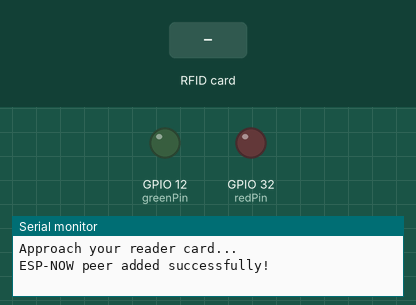
Recording of a sketch running on a simulated ESP32. Parts: output pins drawn as LEDs (lit = HIGH), the last lines printed to the serial monitor. The inputs (shaded band) are chosen by the test bench.

Above: at 1.2 s.
1.3 s: RFID card 5E 7A 19 C4 held to the reader
At 2.1 s:
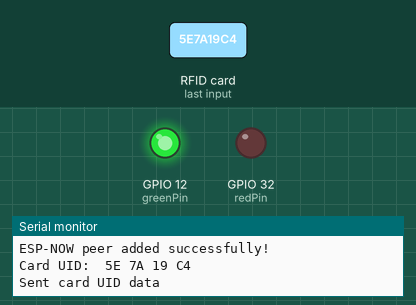
At 2.9 s:
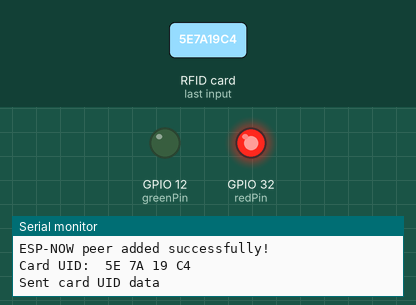
Timing chart, 0 to 4.4 s (numbered marks = the images above; inputs shaded):
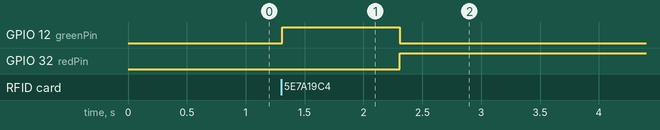

The sketch:

RFID_ESP1.ino
```cpp
#include <MFRC522.h> // Library for RFID-RC522
#include <SPI.h> // Library for SPI communication
#include <esp_now.h>
#include <WiFi.h>

#define SS_PIN    21
#define RST_PIN   22
#define greenPin  12
#define redPin    32

// Initialize RFID and SPI
MFRC522 mfrc522(SS_PIN, RST_PIN);

// Sender ESP32 MAC address (Replace this with the second ESP32's MAC address)
uint8_t receiverMAC[6] = { 0xB8, 0xD6, 0x1A, 0x6A, 0xB0, 0x48 }; // Example MAC address, change to your second ESP32's MAC

// Structure for sending card data
typedef struct struct_message {
  byte uid[4];
} struct_message;

// Create a message structure
struct_message message;

// Array to store sent card UIDs
byte sentCardUIDs[10][4];  // Array to store sent card UIDs (you can change 10 to a different number if you expect more cards)
int sentCount = 0;         // Count of sent cards

void setup() {
  Serial.begin(115200);
  SPI.begin(); // Initialize SPI bus
  pinMode(greenPin, OUTPUT);
  pinMode(redPin, OUTPUT);

  // Initialize MFRC522 module
  mfrc522.PCD_Init();
  Serial.println("Approach your reader card...");

  // Initialize ESP-NOW
  WiFi.mode(WIFI_STA); // Set the mode to Station (Client)
  if (esp_now_init() != ESP_OK) {
    Serial.println("ESP-NOW Initialization failed!");
    return;
  }

  // Register the peer device (second ESP32)
  esp_now_peer_info_t peerInfo;
  memcpy(peerInfo.peer_addr, receiverMAC, 6);
  peerInfo.channel = 0;
  peerInfo.encrypt = false;

  if (esp_now_add_peer(&peerInfo) != ESP_OK) {
    Serial.println("Failed to add peer");
    return;
  }

  Serial.println("ESP-NOW peer added successfully!");
}

void loop() {
  // Check if a new card is present
  if (!mfrc522.PICC_IsNewCardPresent() || !mfrc522.PICC_ReadCardSerial()) {
    return;
  }

  // Check if the card has already been sent (stored in sentCardUIDs array)
  if (isCardAlreadySent(mfrc522.uid.uidByte)) {
    Serial.println("Card already recognized.");
    return;
  }

  // Turn on the green LED to indicate card detection
  digitalWrite(greenPin, HIGH);
  digitalWrite(redPin, LOW);

  // Display the UID of the card
  Serial.print("Card UID: ");
  for (byte i = 0; i < mfrc522.uid.size; i++) {
    Serial.print(mfrc522.uid.uidByte[i] < 0x10 ? " 0" : " ");
    Serial.print(mfrc522.uid.uidByte[i], HEX);
    message.uid[i] = mfrc522.uid.uidByte[i]; // Store UID in message structure
  }
  Serial.println();

  // Send the UID data via ESP-NOW
  esp_err_t result = esp_now_send(receiverMAC, (uint8_t *)&message, sizeof(message));
  if (result == ESP_OK) {
    Serial.println("Sent card UID data");
    storeSentCard(mfrc522.uid.uidByte);  // Store the card UID to avoid resending
  } else {
    Serial.println("Error sending message");
  }

  // Halt the card
  mfrc522.PICC_HaltA();

  // Reset LEDs after delay
  delay(1000);
  digitalWrite(greenPin, LOW);
  digitalWrite(redPin, HIGH);
}

// Function to check if the card UID has already been sent
bool isCardAlreadySent(byte *uid) {
  for (int i = 0; i < sentCount; i++) {
    bool match = true;
    for (byte j = 0; j < 4; j++) {
      if (sentCardUIDs[i][j] != uid[j]) {
        match = false;
        break;
      }
    }
    if (match) return true;  // Return true if the card is found in the sent list
  }
  return false;  // Card not found in the sent list
}

// Function to store the sent card UID in the sentCardUIDs array
void storeSentCard(byte *uid) {
  if (sentCount < 10) {  // Ensure we do not exceed the maximum number of stored UIDs
    for (byte i = 0; i < 4; i++) {
      sentCardUIDs[sentCount][i] = uid[i];
    }
    sentCount++;
  } else {
    Serial.println("Sent card storage is full.");
  }
}
```

Measured:
- after the input at 1.3 s, GPIO 12 (greenPin): LOW → HIGH at once, → LOW 1.0 s later; GPIO 32 (redPin): LOW → HIGH after 1.0 s
